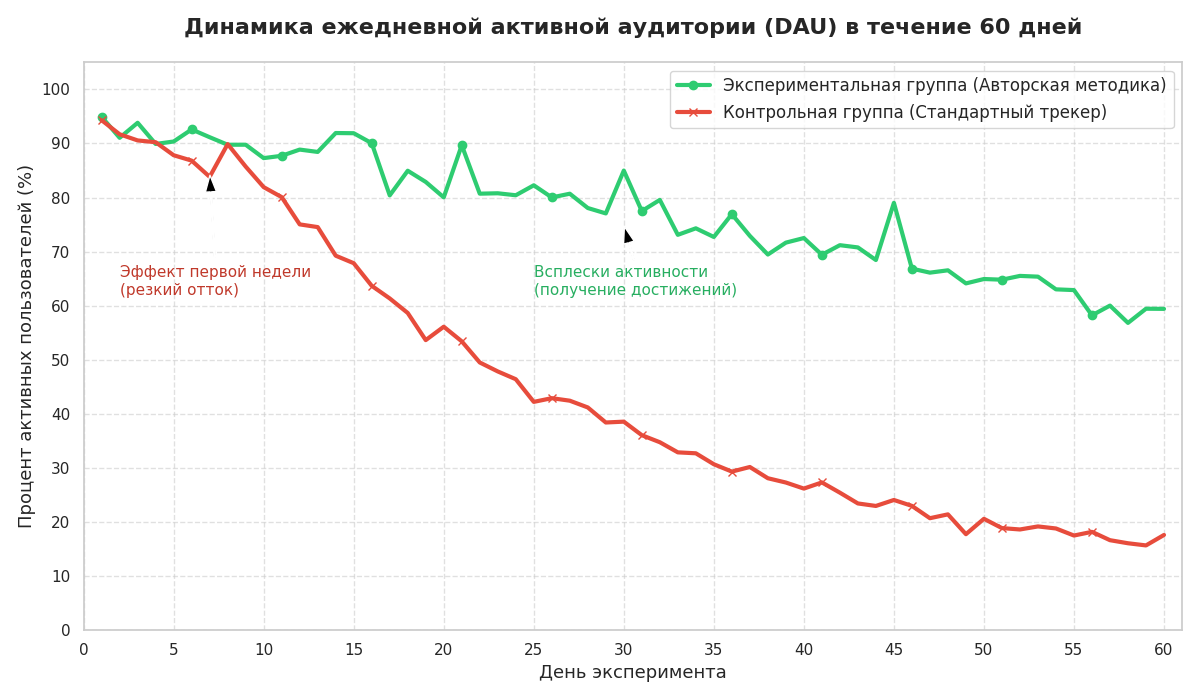

Reproduce this figure in Python.
import matplotlib.pyplot as plt
import numpy as np
import seaborn as sns

# Настройка стиля для научной работы
sns.set_theme(style="whitegrid")
plt.rcParams['font.family'] = 'DejaVu Sans' # Стандартный шрифт, поддерживающий кириллицу

def generate_data():
    days = np.arange(1, 61)
    
    # --- Контрольная группа (резкий спад) ---
    # Начинаем с 95%, после 7 дня начинается экспоненциальный спад
    control = []
    for d in days:
        if d <= 7:
            val = 95 - (d * 1.5) # Незначительный спад в первую неделю
        else:
            # Экспоненциальное падение после первой недели
            val = 85 * np.exp(-0.05 * (d - 7)) + 10 
        control.append(val + np.random.normal(0, 1)) # Добавляем небольшой шум
    
    # --- Экспериментальная группа (плавный спад и всплески) ---
    experimental = []
    for d in days:
        # Более медленный линейный спад
        base_val = 95 - (d * 0.6)
        
        # Имитируем "всплески" активности при получении бейджей (на 14, 21, 30, 45 дни)
        spike = 0
        if d in [14, 21, 30, 45]:
            spike = 8 # Резкий возврат пользователей
        elif d in range(15, 17, 1) or d in range(31, 33, 1):
            spike = 4 # Эхо всплеска
            
        val = base_val + spike
        experimental.append(val + np.random.normal(0, 1.5)) # Чуть больше шума для реализма
        
    return days, np.array(control), np.array(experimental)

# Генерация данных
days, control_data, exp_data = generate_data()

# Создание фигуры
plt.figure(figsize=(12, 7))

# Отрисовка линий
plt.plot(days, exp_data, color='#2ecc71', linewidth=3, label='Экспериментальная группа (Авторская методика)', marker='o', markevery=5, markersize=6)
plt.plot(days, control_data, color='#e74c3c', linewidth=3, label='Контрольная группа (Стандартный трекер)', marker='x', markevery=5, markersize=6)

# Оформление осей и заголовка
plt.title('Динамика ежедневной активной аудитории (DAU) в течение 60 дней', fontsize=16, fontweight='bold', pad=20)
plt.xlabel('День эксперимента', fontsize=13)
plt.ylabel('Процент активных пользователей (%)', fontsize=13)

# Настройка шкалы
plt.xticks(np.arange(0, 61, 5))
plt.yticks(np.arange(0, 101, 10))
plt.xlim(0, 61)
plt.ylim(0, 105)

# Добавление легенды
plt.legend(loc='upper right', fontsize=12, frameon=True)

# Добавление аннотации про "эффект первой недели"
plt.annotate('Эффект первой недели\n(резкий отток)', xy=(7, 85), xytext=(2, 62),
             arrowprops=dict(facecolor='black', shrink=0.05, width=1, headwidth=8),
             fontsize=11, color='#c0392b')

# Добавление аннотации про геймификацию
plt.annotate('Всплески активности\n(получение достижений)', xy=(30, 75), xytext=(25, 62),
             arrowprops=dict(facecolor='black', shrink=0.05, width=1, headwidth=8),
             fontsize=11, color='#27ae60')

# Добавление сетки с прозрачностью
plt.grid(True, linestyle='--', alpha=0.6)

# Сохранение и вывод
plt.tight_layout()
plt.savefig('graph_1_dau.png', dpi=300) # Высокое разрешение для печати в дипломе
plt.show()
